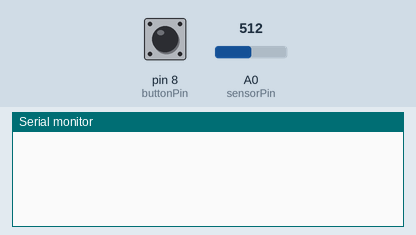
The sketch below on a simulated Arduino Uno, built with avr-gcc and run on an emulated ATmega328P. Shown: the last lines printed to the serial monitor. The inputs (shaded band) are chosen by the test bench; at power-on: A0 (sensorPin) = 512, pin 8 (buttonPin) LOW.

Above: at 1.2 s.
1.3 s: A0 (sensorPin) set to 122
At 2.3 s:
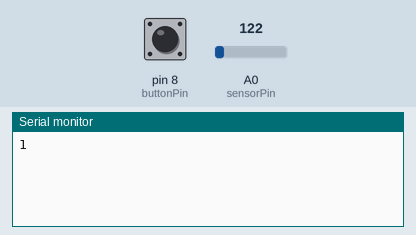
2.8 s: pin 8 (buttonPin) pulled HIGH for 0.15 s
At 4.1 s:
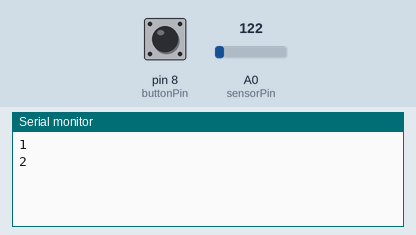
4.4 s: pin 8 (buttonPin) pulled HIGH for 1 s
At 6.7 s:
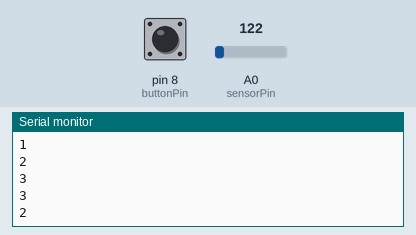
Timing chart, 0 to 8.2 s (numbered marks = the images above; inputs shaded):
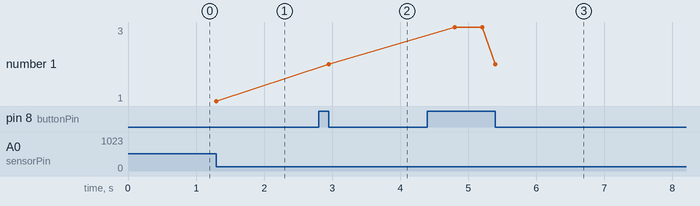

The sketch:

19_07_08.ino
```cpp
int sensorPin = 0;
int buttonPin = 8;

int oldState, oldStateButton;
double lastSent, buttonDuration, startButton;

void setup() {
  pinMode(buttonPin, INPUT);
  Serial.begin(57600);
  oldState = 0;
}

void loop() {
  int value = analogRead(sensorPin);
  int state;
  int buttonState = digitalRead(buttonPin);
  if (value < 128) {
    state = 1;
  } else {
    state = 0;
  }
  if (buttonState == 1 && oldStateButton == 0) {
    startButton = millis();
  }
  if (buttonState == 0 && oldStateButton == 1) {
    buttonDuration = millis() - startButton;
  }
  if (buttonState == 1 && oldStateButton == 1 && millis() - startButton > 400) {
    startButton = millis();
    Serial.println("3");
  }
  if (state > 0 && oldState != state && millis() - lastSent > 60) {
    Serial.println(state);
    lastSent = millis();
  } else {
    if (buttonState == 0 && oldStateButton == 1) {
      if (buttonDuration < 400) {
        Serial.println("2");
      } else {
        Serial.println("3");
      }
    }
  }
  oldState = state;
  oldStateButton = buttonState;
}
```

Measured:
- after the input at 1.3 s, the serial monitor: prints a new line at once (image 1)
- after the input at 2.8 s, the serial monitor: prints a new line after 0.15 s (image 2)
- after the input at 4.4 s, the serial monitor: prints a new line after 0.40 s (image 3)
- plotted number 1: 1 → 2 after the input at 2.8 s
